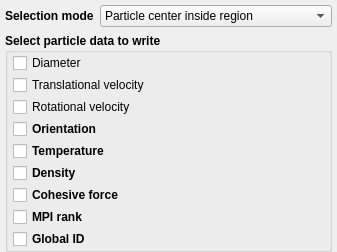
                 <widget class="QWidget" name="scrollarea_particle_contents">
                  <property name="geometry">
                   <rect>
                    <x>0</x>
                    <y>0</y>
                    <width>337</width>
                    <height>191</height>
                   </rect>
                  </property>
                  <layout class="QGridLayout" name="gridLayout_13" columnstretch="0,1">
                   <property name="leftMargin">
                    <number>5</number>
                   </property>
                   <property name="topMargin">
                    <number>5</number>
                   </property>
                   <property name="rightMargin">
                    <number>5</number>
                   </property>
                   <property name="bottomMargin">
                    <number>0</number>
                   </property>
                   <item row="0" column="0">
                    <widget class="QLabel" name="label_vtk_select_mode">
                     <property name="font">
                      <font>
                       <weight>75</weight>
                       <bold>true</bold>
                      </font>
                     </property>
                     <property name="text">
                      <string>Selection mode</string>
                     </property>
                    </widget>
                   </item>
                   <item row="0" column="1">
                    <widget class="ComboBox" name="combobox_vtk_select_mode">
                     <item>
                      <property name="text">
                       <string>Particle center inside region</string>
                      </property>
                     </item>
                     <item>
                      <property name="text">
                       <string>Entire particle inside region</string>
                      </property>
                     </item>
                     <item>
                      <property name="text">
                       <string>Particle intersects region</string>
                      </property>
                     </item>
                    </widget>
                   </item>
                   <item row="1" column="0" colspan="2">
                    <widget class="QGroupBox" name="groupbox_particle_data">
                     <property name="font">
                      <font>
                       <weight>75</weight>
                       <bold>true</bold>
                      </font>
                     </property>
                     <property name="title">
                      <string>Select particle data to write</string>
                     </property>
                     <property name="flat">
                      <bool>true</bool>
                     </property>
                     <layout class="QGridLayout" name="gridLayout_10" columnstretch="0">
                      <property name="leftMargin">
                       <number>5</number>
                      </property>
                      <property name="topMargin">
                       <number>0</number>
                      </property>
                      <property name="rightMargin">
                       <number>5</number>
                      </property>
                      <property name="bottomMargin">
                       <number>0</number>
                      </property>
                      <property name="horizontalSpacing">
                       <number>0</number>
                      </property>
                      <property name="verticalSpacing">
                       <number>2</number>
                      </property>
                      <item row="2" column="0">
                       <widget class="CheckBox" name="checkbox_keyword_vtk_part_angular_vel_args_VTK">
                        <property name="font">
                         <font>
                          <weight>50</weight>
                          <bold>false</bold>
                         </font>
                        </property>
                        <property name="text">
                         <string>Rotational velocity</string>
                        </property>
                       </widget>
                      </item>
                      <item row="3" column="0">
                       <widget class="CheckBox" name="checkbox_keyword_vtk_part_orientation_args_VTK">
                        <property name="text">
                         <string>Orientation</string>
                        </property>
                       </widget>
                      </item>
                      <item row="4" column="0">
                       <widget class="CheckBox" name="checkbox_keyword_vtk_part_temp_args_VTK">
                        <property name="text">
                         <string>Temperature</string>
                        </property>
                       </widget>
                      </item>
                      <item row="6" column="0">
                       <widget class="CheckBox" name="checkbox_keyword_vtk_part_cohesion_args_VTK">
                        <property name="text">
                         <string>Cohesive force</string>
                        </property>
                       </widget>
                      </item>
                      <item row="7" column="0">
                       <widget class="CheckBox" name="checkbox_keyword_vtk_part_rank_args_VTK">
                        <property name="text">
                         <string>MPI rank</string>
                        </property>
                       </widget>
                      </item>
                      <item row="1" column="0">
                       <widget class="CheckBox" name="checkbox_keyword_vtk_part_vel_args_VTK">
                        <property name="font">
                         <font>
                          <weight>50</weight>
                          <bold>false</bold>
                         </font>
                        </property>
                        <property name="text">
                         <string>Translational velocity</string>
                        </property>
                       </widget>
                      </item>
                      <item row="8" column="0">
                       <widget class="CheckBox" name="checkbox_keyword_vtk_part_id_args_VTK">
                        <property name="text">
                         <string>Global ID</string>
                        </property>
                       </widget>
                      </item>
                      <item row="0" column="0">
                       <widget class="CheckBox" name="checkbox_keyword_vtk_part_diameter_args_VTK">
                        <property name="font">
                         <font>
                          <weight>50</weight>
                          <bold>false</bold>
                         </font>
                        </property>
                        <property name="text">
                         <string>Diameter</string>
                        </property>
                       </widget>
                      </item>
                      <item row="5" column="0">
                       <widget class="CheckBox" name="checkbox_keyword_vtk_part_density_args_VTK">
                        <property name="text">
                         <string>Density</string>
                        </property>
                       </widget>
                      </item>
                     </layout>
                    </widget>
                   </item>
                   <item row="2" column="0">
                    <spacer name="spacer_particle_data">
                     <property name="orientation">
                      <enum>Qt::Vertical</enum>
                     </property>
                     <property name="sizeHint" stdset="0">
                      <size>
                       <width>20</width>
                       <height>20</height>
                      </size>
                     </property>
                    </spacer>
                   </item>
                  </layout>
                 </widget>
